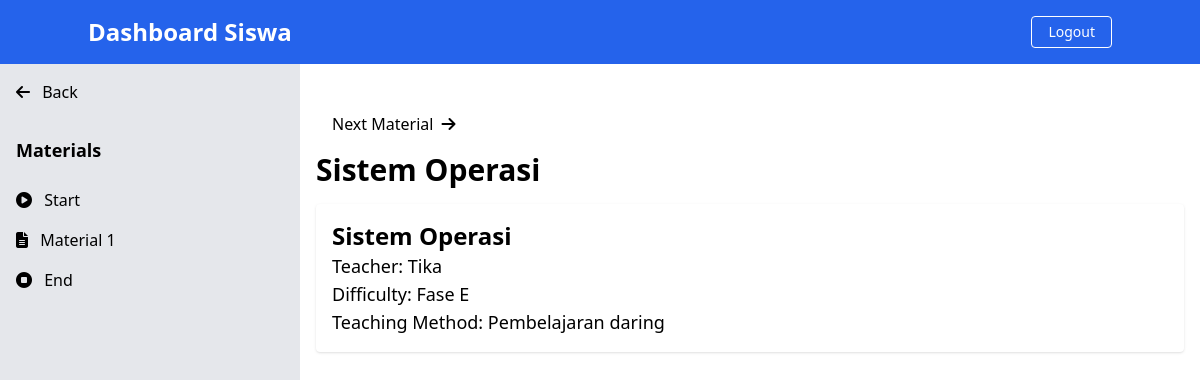
The page /subjects/subjects_detail.php?subject_id=2 (signed in) on the database as committed earlier.
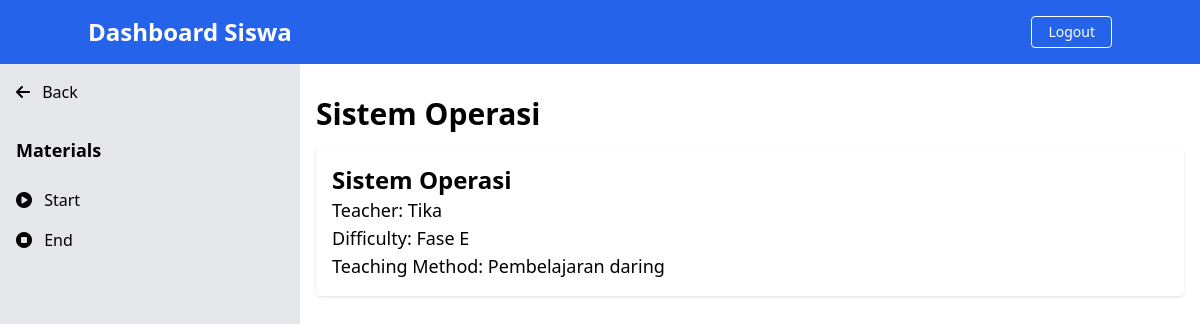
The same page on the database as committed later.
### tables this page shows
CREATE TABLE `Materials` (
  `MaterialID` int(11) NOT NULL,
  `SubjectID` int(11) DEFAULT NULL,
  `TitleMaterial` varchar(255) DEFAULT NULL,
  `Type` varchar(50) DEFAULT NULL,
  `Content` longtext DEFAULT NULL,
  `Link` varchar(255) DEFAULT NULL,
  `Sequence` int(11) DEFAULT NULL
);

### public/subjects/subjects_detail.php (the view, shortened to what the changed rows need)
<?php
require_once('../../database/connection.php');
include('../components/header.php');
if (isset($_SESSION['UserID'])) {
  if (isset($_GET['subject_id'])) {
    $subjectID = $_GET['subject_id'];
    $query = "SELECT s.*, t.*, u.FullName AS TeacherName
                  FROM Subjects s
                  LEFT JOIN Teachers t ON s.TeacherID = t.TeacherID
                  LEFT JOIN Users u ON t.UserID = u.UserID
                  WHERE s.SubjectID = $subjectID";
    $result = mysqli_query($conn, $query);
    if ($result && mysqli_num_rows($result) > 0) {
      $subjectData = mysqli_fetch_assoc($result);
    }
    $materialQuery = "SELECT * FROM Materials WHERE SubjectID = $subjectID ORDER BY Sequence";
    $materialResult = mysqli_query($conn, $materialQuery);
    $materials = [];
    if ($materialResult && mysqli_num_rows($materialResult) > 0) {
      while ($row = mysqli_fetch_assoc($materialResult)) {
        $materials[] = $row;
      }
    }
  }
}
$currentMaterialIndex = -1;
$nextMaterialLink = null;
if ($currentMaterialIndex < count($materials) - 1) {
  $nextMaterialLink = "subjects_detail.php?subject_id=$subjectID&material=" . $materials[$currentMaterialIndex + 1]['MaterialID'];
}
?>
<body class="overflow-hidden">
  <header class="bg-blue-600 p-4 text-white">
    <nav class="container mx-auto flex justify-between items-center">
      <h1 class="text-2xl font-bold">Dashboard Siswa</h1>
    </nav>
  </header>
  <div class="h-screen flex flex-row overflow-hidden sc-hide">
    <div class="bg-gray-200 w-3/12 overflow-y-scroll h-screen flex-shrink-0 sc-hide pb-40">
      <ul class="list-inside">
        <?php foreach ($materials as $material) { ?>
          <li class="py-2 px-4 hover:bg-gray-300">
            <a href="subjects_detail.php?subject_id=<?php echo $subjectID; ?>&material=<?php echo $material['MaterialID']; ?>" class="hover:text-blue-500">
              <i class="fas fa-file-alt mr-2"></i> <?php echo $material['TitleMaterial']; ?>
            </a>
          </li>
        <?php } ?>
      </ul>
    </div>
    <div class="w-9/12 flex flex-col flex-1 overflow-y-scroll h-screen flex-shrink-0 sc-hide pb-40">
      <main class="container mx-auto mt-4 p-4">
        <div class="flex justify-between">
          <?php if ($_GET['material'] !== 'end') { ?>
            <?php if ($nextMaterialLink) { ?>
              <a href="<?php echo $nextMaterialLink; ?>" class="p-4 hover:bg-gray-300 hover:text-blue-500 flex items-center">
                <?php if ($_GET['material'] !== 'finish') { ?>
                  Next Material
                  <i class="fas fa-arrow-right ml-2"></i>
                <?php } else { ?>
                  <i class="fas fa-arrow-right mr-2"></i>
                  Finish
                <?php } ?>
              </a>
            <?php } ?>
          <?php } ?>
        </div>
        <h2 class="text-3xl font-semibold mb-4"><?php echo $subjectData['SubjectName']; ?></h2>
      </main>
    </div>
  </div>
</body>
</html>

Rows that differ between the two databases and show on the page:
removed materials: TitleMaterial "Material 1"
Other text that changed with them:
text no longer shown: "Next Material"
